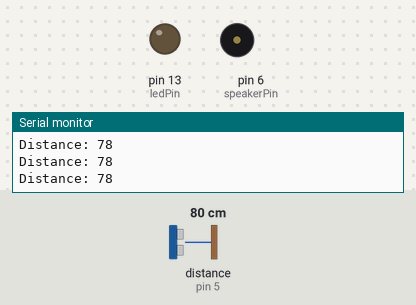
A sketch run on a simulated Arduino Uno, built with avr-gcc and run on an emulated ATmega328P. Parts: output pins drawn as LEDs (lit = HIGH), buzzer (waves = sounding), the last lines printed to the serial monitor. Wiring (inferred from the names in the program): ultrasonic range finder: trigger pin 4; echo pin 5. The inputs (shaded band) are chosen by the test bench; at power-on: distance to the obstacle (sensor on pin 5) 80 cm. The echo pulse lasts 58.3 µs per cm; pins used as bus, display or sensor lines are not drawn.

Above: at 1.2 s.
1.3 s: distance to the obstacle (sensor on pin 5) set to 17 cm
2.8 s: distance to the obstacle (sensor on pin 5) set to 13 cm
At 4.0 s:
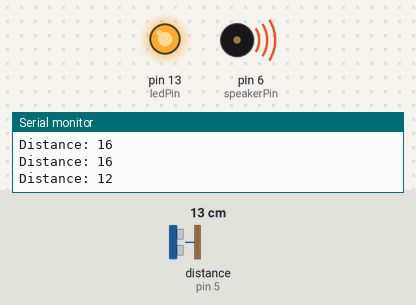
5.8 s: distance to the obstacle (sensor on pin 5) set to 120 cm
Timing chart, 0 to 9.2 s (numbered marks = the images above; inputs shaded):
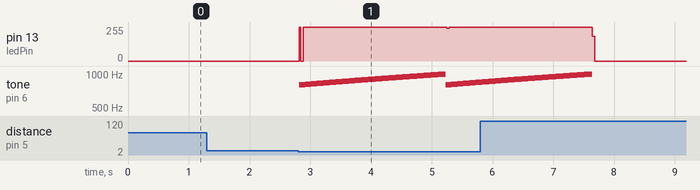

The sketch:

Vision_ver_1___script.ino
```cpp
//Digital torch for blind:
const int ledPin = 13;
const int speakerPin = 6;

const int trigPin = 4;
const int echoPin = 5;

long duration;
int distance, temp=-1;


void setup() {

    Serial.begin(9600);
    pinMode(trigPin, OUTPUT);
    pinMode(echoPin, INPUT);

    pinMode(speakerPin,OUTPUT);
    pinMode( ledPin , OUTPUT);

    digitalWrite(ledPin, LOW);
}

void loop() {
  // Clears the trigPin
  digitalWrite( trigPin , LOW);
  delayMicroseconds(2);

  digitalWrite(trigPin, HIGH);
  delayMicroseconds(10);
  digitalWrite( trigPin , LOW);
  // Reads the echoPin, returns the sound wave
  // travel time in microseconds
  duration = pulseIn( echoPin , HIGH);

  distance = duration * 0.034 / 2;


  // Prints the distance on the Serial Monitor
  Serial.print("Distance: ");
  Serial.println(distance);

   if( distance < 15 && distance > 0 ){

       // Whoop up
  for(int hz = 800; hz < 1000; hz++){
    digitalWrite(ledPin,HIGH);
    tone(speakerPin, hz, 50);
    delay(distance);
    digitalWrite(ledPin,LOW);
  }
  noTone(speakerPin);


   }


}
```

Measured:
- the behaviour switches between 16 and 15 cm on distance to the obstacle (sensor on pin 5) (found by bisection; images 0 and 1)
- after the input at 2.8 s, pin 13 (ledPin): 0/255 → 255/255 at once; tone on pin 6 (speakerPin): plays 800 Hz for 0.01 s, 801 Hz for 0.01 s, 802 Hz for 0.01 s, 803 Hz for 0.01 s, 804 Hz for 0.01 s, 805 Hz for 0.01 s … (248 notes in this stretch), starting at once
